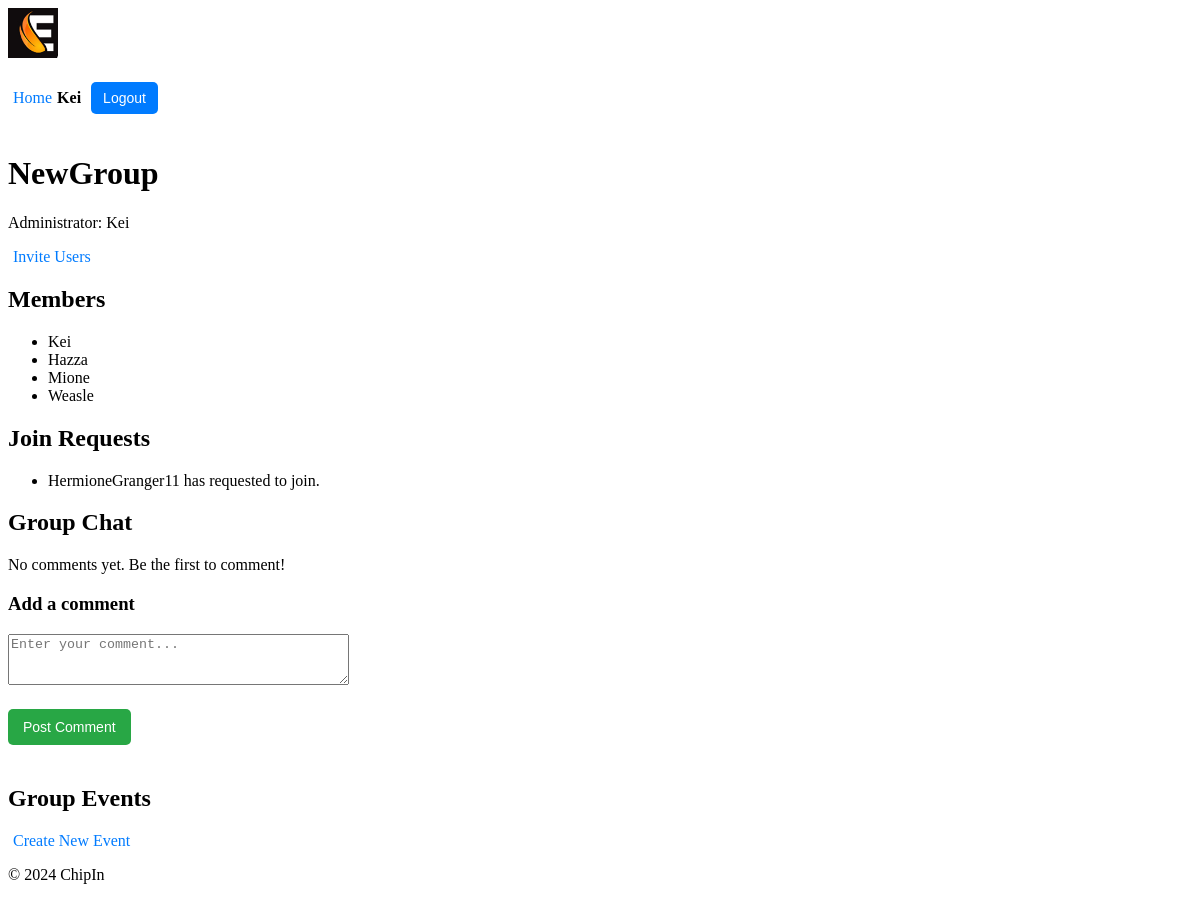
Page /chipin/group/2/ (signed in) on the committed database.
### users/models.py (models this page shows, shortened)
class Profile(models.Model):
    user = models.OneToOneField(User, on_delete=models.CASCADE)
    first_name = models.CharField(max_length=30)
    surname = models.CharField(max_length=30)
    nickname = models.CharField(max_length=30, unique=True, null=False, blank=False)
    max_spend = models.DecimalField(max_digits=10, decimal_places=2, default=100.00)  # Max spend for each event
    balance = models.DecimalField(max_digits=10, decimal_places=2, default=100.00)  # User's current balance

### chipin/models.py (models this page shows, shortened)
class Group(models.Model):
    name = models.CharField(max_length=100)
    admin = models.ForeignKey(User, related_name='admin_groups', on_delete=models.CASCADE)
    members = models.ManyToManyField(User, related_name='group_memberships', blank=True)
    invited_users = models.ManyToManyField(User, related_name='pending_invitations', blank=True)

class GroupJoinRequest(models.Model):
    user = models.ForeignKey(User, on_delete=models.CASCADE)
    group = models.ForeignKey(Group, on_delete=models.CASCADE, related_name='join_requests')
    is_approved = models.BooleanField(default=False)
    votes = models.ManyToManyField(User, related_name='votes', blank=True)  # Tracks users who voted
    created_at = models.DateTimeField(auto_now_add=True)

### chipin/views.py (the view)
# urls.py: path('group/<int:group_id>/', views.group_detail, name='group_detail'),
@login_required
def group_detail(request, group_id, edit_comment_id=None):
    group = get_object_or_404(Group, id=group_id)
    comments = group.comments.all().order_by('-created_at')  # Fetch all comments for the group
    if edit_comment_id: # Fetch the comment to edit, if edit_comment_id is provided
        comment_to_edit = get_object_or_404(Comment, id=edit_comment_id)
        if comment_to_edit.user != request.user:
            return redirect('chipin:group_detail', group_id=group.id)
    else:
        comment_to_edit = None
    if request.method == 'POST':
        if comment_to_edit: # Editing an existing comment
            form = CommentForm(request.POST, instance=comment_to_edit)
        else: # Adding a new comment
            form = CommentForm(request.POST)
        if form.is_valid():
            comment = form.save(commit=False)
            comment.user = request.user
            comment.group = group
            comment.save()
            return redirect('chipin:group_detail', group_id=group.id)
    else:
        form = CommentForm(instance=comment_to_edit) if comment_to_edit else CommentForm()
    return render(request, 'chipin/group_detail.html', {
        'group': group,
        'comments': comments,
        'form': form,
        'comment_to_edit': comment_to_edit,
    })

### chipin/forms.py (shortened to what this page needs)
class CommentForm(forms.ModelForm):
    class Meta:
        model = Comment
        fields = ['content']
        widgets = {
            'content': forms.Textarea(attrs={'rows': 3, 'placeholder': 'Enter your comment...'})
        }

### chipin/context_processors.py (called while the page is built)
def user_profile(request):
    if request.user.is_authenticated:
        try:
            return {'nickname': request.user.profile.nickname}
        except Profile.DoesNotExist:
            return {'nickname': request.user.username}  # Fallback to username if no profile exists
    return {}

### chipin/templates/chipin/group_detail.html (shortened to what this page needs)
{% extends 'chipin/base.html' %}
{% block content %}
    <h1>{{ group.name }}</h1>
    <p>Administrator: {{ group.admin.profile.nickname }}</p>
    {% if request.user == group.admin %}
        <a href="{% url 'chipin:invite_users' group.id %}">Invite Users</a>
    {% endif %}
    <h2>Members</h2>
    <ul>
        {% for member in group.members.all %}
        <li>{{ member.profile.nickname }}</li>
        {% endfor %}
    </ul>
    {% if request.user in group.members.all %}
    <h2>Join Requests</h2>
    <ul>
        {% for request in group.join_requests.all %}
            <li>{{ request.user.username }} has requested to join.</li>
        {% endfor %}
    </ul>
    {% endif %}
    <h2>Group Chat</h2>
    <div class="comments-section">
        {% for comment in comments %}
            <div class="comment">
                <p><strong>{{ comment.user.profile.nickname }}</strong>: {{ comment.content }}</p>
                <small>Posted on {{ comment.created_at }}</small>
                {% if comment.user == request.user or request.user == group.admin %}
                    <a href="{% url 'chipin:edit_comment' group.id comment.id %}">Edit</a>
                    <a href="{% url 'chipin:delete_comment' comment.id %}" onclick="return confirm('Are you sure?')">Delete</a>
                {% endif %}
            </div>
        {% empty %}
            <p>No comments yet. Be the first to comment!</p>
        {% endfor %}
    </div>
    <h3>{% if comment_to_edit %}Edit Comment{% else %}Add a comment{% endif %}</h3>
    <form method="POST">
        <div class="form-group">
            {{ form.content }}
        </div>
        <button type="submit">{% if comment_to_edit %}Save Comment{% else %}Post Comment{% endif %}</button>
    </form>
    <h2>Group Events</h2>
    {% if request.user == group.admin %}
        <a href="{% url 'chipin:create_event' group.id %}" class="btn btn-primary">Create New Event</a>
    {% endif %}
{% endblock %}

### chipin/templates/chipin/base.html (shortened to what this page needs)
{% load static %}
<!DOCTYPE html>
<html lang="en">
<head>
    <link rel="stylesheet" href="{% static 'chipin/styles.css' %}">
</head>
<body>
    <header>
        <div class="logo">
            <img src="{% static 'chipin/logo_90.jpg' %}" alt="ChipIn Logo">
        </div>
        <div class="user-info">
            {% if request.user.is_authenticated %}
                <a href="{% url 'chipin:home' %}">Home</a> <span>{{ request.user.profile.nickname }}</span>
                <form action="{% url 'users:logout' %}" method="post">
                    <button type="submit">Logout</button>
                </form>
            {% else %}
                <a href="{% url 'users:login' %}">Login</a> <a href="{% url 'users:register' %}">Register</a>
            {% endif %}
        </div>
    </header>
    <main>
        {% block content %}
        {% endblock %}
    </main>
    <footer>
        <p>&copy; 2024 ChipIn</p>
    </footer>
</body>
</html>

### chipin/static/chipin/styles.css (style rules this page uses)
.logo img { max-height: 50px; }
.user-info { display: flex; align-items: center; font-size: 16px; }
.user-info span { margin-right: 10px; font-weight: bold; }
.user-info button { background-color: #007BFF; color: white; border: none; padding: 8px 12px; cursor: pointer; border-radius: 5px; font-size: 14px; }
button { background-color: #28a745; color: white; border: none; padding: 10px 15px; cursor: pointer; border-radius: 5px; font-size: 14px; margin-top: 20px; margin-bottom: 20px; }
a { color: #007BFF; text-decoration: none; padding: 5px }

### rows in the picture
Group: name "NewGroup", admin.profile.nickname "Kei"
GroupJoinRequest: user.username "HermioneGranger11"

### other values in the picture
{{ request.user.profile.nickname }} "Kei"
{{ member.profile.nickname }} "Kei"
{{ member.profile.nickname }} "Hazza"
{{ member.profile.nickname }} "Mione"
{{ member.profile.nickname }} "Weasle"
